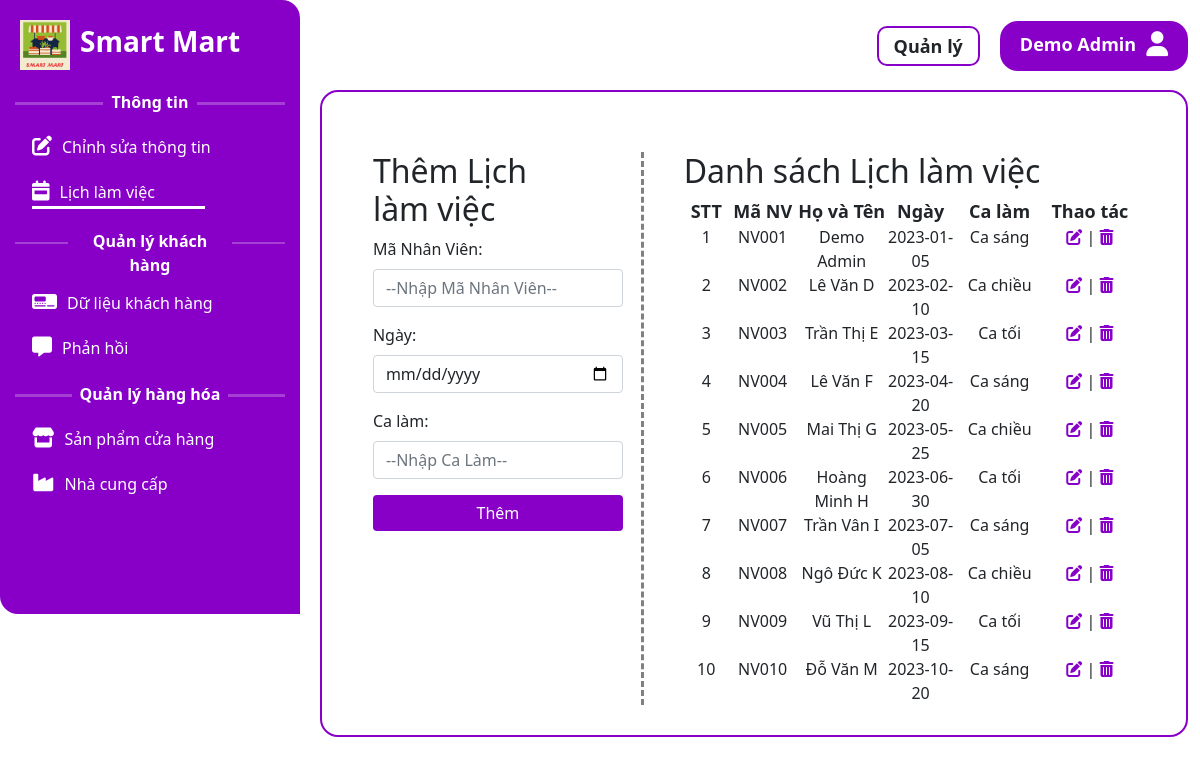
The page /admin/lichlamviec/your_main_page.php (signed in) on the database its author committed.
### tables this page shows
CREATE TABLE NhanVien (
    MaNV VARCHAR(20) PRIMARY KEY,
    HoTen VARCHAR(255) NOT NULL,
    NgaySinh DATE,
    GioiTinh VARCHAR(10),
    DiaChi VARCHAR(255),
    SoDienThoai VARCHAR(20) NOT NULL,
    Email VARCHAR(100) NOT NULL,
		Password_admin VARCHAR(255) NOT NULL,
    ChucVu VARCHAR(50),
    Luong DECIMAL(18, 2),
    NgayBatDauLamViec DATE
);

CREATE TABLE QuanLyLichLamViec (
		ID INT AUTO_INCREMENT PRIMARY KEY,
    MaNhanVien VARCHAR(20) NOT NULL,
		FOREIGN KEY (MaNhanVien) REFERENCES NhanVien(MaNV),
    Ngay DATE,
    CaLam VARCHAR(50)
);

### admin/lichlamviec/your_main_page.php (the view, shortened to what this page needs)
<?php
    $admin_email = $_SESSION['admin_email'];
    $localhost = "localhost";
    $username = "root";
    $password = "";
    $dbname = "sieuthi";
    $conn = new mysqli($localhost, $username, $password, $dbname);
    $admin ="";
    $sqladmin = "SELECT HoTen, ChucVu FROM NhanVien WHERE Email='$admin_email'";
    $resultadmin = $conn->query($sqladmin);
    if ($resultadmin->num_rows > 0) {
        $admin = $resultadmin->fetch_assoc();
    }
    $sql = "SELECT QuanLyLichLamViec.ID, NhanVien.MaNV, NhanVien.HoTen, QuanLyLichLamViec.Ngay, QuanLyLichLamViec.CaLam
            FROM QuanLyLichLamViec
            INNER JOIN NhanVien ON QuanLyLichLamViec.MaNhanVien = NhanVien.MaNV";
    $result = $conn->query($sql);
?>
<!DOCTYPE html>
<html lang="en">
<head>
    <link rel="stylesheet" href="https://cdnjs.cloudflare.com/ajax/libs/bootstrap/5.0.1/css/bootstrap.min.css" />
    <link rel="stylesheet" href="https://cdnjs.cloudflare.com/ajax/libs/font-awesome/6.1.1/css/all.min.css" />
    <link rel="stylesheet" href="./lichlamviec.css">
</head>
<body>
    <div class="container-fluid">
        <div class="header">
            <div id="bg-left" style="border-top-right-radius: 18px;">
                <div class="logo" >
                    <div class="img_logo">
                        <a href="./../home/home.php">
                            <img src="./../Image/logo.png" alt="">
                        </a>
                    </div>
                    <div class="name_logo">
                        <h3>
                            <a href="./../home/home.php">Smart Mart</a>
                        </h3>
                    </div>
                </div>
            </div>
            <div class="user_name ">
                <div class="ChucVu" style="font-weight: bold;  margin-right: 20px; margin-top: 5px; font-size: 18px; border: 2px solid rgb(136, 0, 199); border-radius: 10px; padding: 5px 15px; height: 40px;">
                    <?php echo $admin['ChucVu']; ?>
                </div>
                <a href="#">
                    <div class="name" style="font-weight: bold;  margin-right: 10px; font-size: 18px;">
                        <?php echo $admin['HoTen']; ?>
                    </div>
                    <i class="fas fa-user"></i>
                </a>
            </div>
        </div>
        <div class="content_menu" style="display: flex; ">
            <div id="bg-left" style="padding-bottom: 100px; border-bottom-left-radius: 18px;">
                <div class="list_menu">
                        <div class="line_menu">
                            <hr>
                            <div class="text">Thông tin</div>
                            <hr>
                        </div>
                    <ul>
                        <li>
                            <a class="item" href="./../nhanvien/search_nhanvien.php">
                                <div class="icon">
                                    <i class="fas fa-edit"></i>
                                </div>
                                <div class="text">
                                    Chỉnh sửa thông tin
                                </div>
                            </a>
                        </li>
                        <li>
                            <a class="item" href="./../lichlamviec/your_main_page.php"  style="border-bottom: 3px solid white; width: 173px;">
                                <div class="icon">
                                    <i class="fas fa-calendar-week"></i>
                                </div>
                                <div class="text">
                                    Lịch làm việc
                                </div>
                            </a>
                        </li>
                </div>
                <div class="list_menu" style="margin-top: 20px;">
                        <div class="line_menu">
                            <hr style="height: 2px; margin-top: 13px;">
                            <div class="text" style="width: 800px;">Quản lý khách hàng</div>
                            <hr style="height: 2px; margin-top: 13px;">
                        </div>
                    <ul>
                        <li>
                            <a class="item" href="./../khachhang/search_khachhang.php">
                                <div class="icon">
                                    <i class="fas fa-digital-tachograph"></i>
                                </div>
                                <div class="text">
                                    Dữ liệu khách hàng
                                </div>
                            </a>
                        </li>
                        <li>
                            <a class="item" href="./../khachhang/pagefeedback.php">
                                <div class="icon">
                                    <i class="fas fa-comment-alt"></i>
                                </div>
                                <div class="text">
                                    Phản hồi
                                </div>
                            </a>
                        </li>
                    </ul>
                </div>
                <div class="list_menu" style="margin-top: 20px;">
                        <div class="line_menu">
                            <hr>
                            <div class="text" style="width: 700px;">Quản lý hàng hóa</div>
                            <hr>
                        </div>
                    <ul>
                        <li>
                            <a class="item" href="./../hanghoa/product_management.php">
                                <div class="icon">
                                    <i class="fas fa-store"></i>
                                </div>
                                <div class="text">
                                    Sản phẩm cửa hàng
                                </div>
                            </a>
                        </li>
                        <li>
                            <a class="item" href="./../hanghoa/supplier_management.php">
                                <div class="icon">
                                    <i class="fa-solid fa-industry"></i>
                                </div>
                                <div class="text">
                                    Nhà cung cấp
                                </div>
                            </a>
                        </li>
                    </ul>
                </div>
            </div>
            <div class="container content">
                <div style="width: 25%; margin-top: 30px;">
                    <h2>Thêm Lịch làm việc</h2>
                    <form action="" method="post">
                        <div class="mb-3" style="width: 250px;">
                            <label for="maNhanVien" class="form-label">Mã Nhân Viên:</label>
                            <input
                                type="text"
                                class="form-control"
                                name="maNhanVien"
                                id="maNhanVien"
                                placeholder="--Nhập Mã Nhân Viên--"
                            />
                        </div>
                        <div class="mb-3" style="width: 250px;">
                            <label for="ngay" class="form-label">Ngày:</label>
                            <input
                                type="date"
                                class="form-control"
                                name="ngay"
                                id="ngay"
                                placeholder=""
                            />
                        </div>
                        <div class="mb-3" style="width: 250px;">
                            <label for="caLam" class="form-label">Ca làm:</label>
                            <input
                                type="text"
                                class="form-control"
                                name="caLam"
                                id="caLam"
                                placeholder="--Nhập Ca Làm--"
                            />
                        </div>
                        <button
                            type="submit"
                            class="btn btn-primary"
                            style="width: 250px; background-color: rgb(136, 0, 199); border: none;"
                        >
                            Thêm
                        </button>
                    </form>
                </div>
                <div style="width: 60%; margin-top: 30px; border-left: 3px dashed grey; padding-left: 40px;">
                    <h2>Danh sách Lịch làm việc</h2>
                    <?php $STT = 0; if ($result->num_rows > 0):?>
                        <div style=" width: 100%; display: flex;  text-align: center; font-size: 18px; font-weight: bold;">
                            <span style="width: 10%;" >
                                STT
                            </span>
                            <span style="width: 15%;">
                                Mã NV
                            </span>
                            <span style="width: 20%;">
                                Họ và Tên
                            </span>
                            <span style="width: 15%;">
                                Ngày
                            </span>
                            <span style="width: 20%;">
                                Ca làm
                            </span>
                            <span style="width: 20%;">
                                Thao tác
                            </span>
                        </div>
                        <?php while ($row = $result->fetch_assoc()): $STT++; ?>
                            <div style=" width: 100%; display: flex; text-align: center; font-size: 16px;">
                                <span style="width: 10%;">
                                    <?php echo $STT; ?>
                                </span>
                                <span style="width: 15%;">
                                <?php echo $row["MaNV"]; ?>
                                </span>
                                <span style="width: 20%;">
                                    <?php echo $row["HoTen"]; ?>
                                </span>
                                <span style="width: 15%;">
                                    <?php echo $row["Ngay"]; ?>
                                </span>
                                <span style="width: 20%;">
                                    <?php echo $row["CaLam"]; ?>
                                </span>
                                <span style="width: 20%;">
                                    <a style="color: rgb(136, 0, 199); text-decoration: none;" href="<?php echo "edit.php?id='" . $row["ID"]."'"; ?>"><i class="fas fa-edit"></i></a> | <a style="color: rgb(136, 0, 199); text-decoration: none;" href="<?php echo "delete.php?id='" . $row["ID"]."'"; ?>"><i class="fas fa-trash-alt"></i></a>
                                </span>
                            </div>
                        <?php endwhile; ?>
                    <?php else: echo "Không có dữ liệu lịch làm việc."; ?>
                    <?php endif; ?>
                </div>
            </div>
        </div>
    </div>
</body>
</html>

### admin/lichlamviec/lichlamviec.css (style rules this page uses)
* { font-family: 'Segoe UI', Tahoma, Geneva, Verdana, sans-serif; margin: 0; padding: 0; }
:root { --color-icon:rgb(255, 255, 255); --color-item-text: rgb(81, 81, 81); --background: rgb(227, 227, 227); --background-menu: rgb(136, 0, 199); --bg-color-header: rgb(247, 190, 190); --bg-color-item: rgb(243, 243, 243); --font-size-item-text: 16px; --border-radius: 6px; }
.header { display: flex; justify-content: space-between; border-bottom-right-radius: 18px; padding-right: 12px; margin-right: -12px; }
#bg-left { margin-left: -12px; width: 300px; background-color: var(--background-menu) ; height: 100%; }
.logo { width: 50px; padding: 20px; display: flex; }
.logo .img_logo img { width: 50px; }
.logo .name_logo h3 { width: 200px; margin-top: 5px; margin-left: 10px; }
.logo .name_logo h3 a { text-decoration: none; font-weight: bold; color: rgb(255, 255, 255); }
.user_name { margin-top: 6px; padding-top: 15px; display: flex; }
.user_name a { display: flex; font-size: 25px; background-color: var(--background-menu); padding: 10px 20px; border-radius: 18px; height: 50px; color: var(--color-icon); text-decoration: none; }
.line_menu { display: flex; width: 90%; margin: auto; }
.line_menu hr { width: 100%; height: 3px; margin-top: 12px; color: white; }
.line_menu .text { text-align: center; font-weight: bold; padding: 0px 5px; color: white; width: 100%; }
.list_menu ul { list-style: none; }
.list_menu a { text-decoration: none; }
.list_menu .item { margin-top: 10px; margin-bottom: 15px; display: flex; color: white; }
.list_menu .item .icon { font-size: 20px; }
.list_menu .item .text { margin-top: 4px; margin-left: 10px; font-size: 16px; }
.content { border:2px solid var(--background-menu); border-radius: 18px; height: 100%; margin-left: 20px; padding: 30px 20px; display: flex; justify-content: space-around; }

### rows shown on the page
nhanvien: ChucVu "Quản lý", HoTen "Demo Admin"
quanlylichlamviec: MaNhanVien.MaNV "NV001", MaNhanVien.HoTen "Demo Admin", Ngay "2023-01-05", CaLam "Ca sáng"
quanlylichlamviec: MaNhanVien.MaNV "NV002", MaNhanVien.HoTen "Lê Văn D", Ngay "2023-02-10", CaLam "Ca chiều"
quanlylichlamviec: MaNhanVien.MaNV "NV003", MaNhanVien.HoTen "Trần Thị E", Ngay "2023-03-15", CaLam "Ca tối"
quanlylichlamviec: MaNhanVien.MaNV "NV004", MaNhanVien.HoTen "Lê Văn F", Ngay "2023-04-20", CaLam "Ca sáng"
quanlylichlamviec: MaNhanVien.MaNV "NV005", MaNhanVien.HoTen "Mai Thị G", Ngay "2023-05-25", CaLam "Ca chiều"
quanlylichlamviec: MaNhanVien.MaNV "NV006", MaNhanVien.HoTen "Hoàng Minh H", Ngay "2023-06-30", CaLam "Ca tối"
quanlylichlamviec: MaNhanVien.MaNV "NV007", MaNhanVien.HoTen "Trần Vân I", Ngay "2023-07-05", CaLam "Ca sáng"
quanlylichlamviec: MaNhanVien.MaNV "NV008", MaNhanVien.HoTen "Ngô Đức K", Ngay "2023-08-10", CaLam "Ca chiều"
quanlylichlamviec: MaNhanVien.MaNV "NV009", MaNhanVien.HoTen "Vũ Thị L", Ngay "2023-09-15", CaLam "Ca tối"
quanlylichlamviec: MaNhanVien.MaNV "NV010", MaNhanVien.HoTen "Đỗ Văn M", Ngay "2023-10-20", CaLam "Ca sáng"
